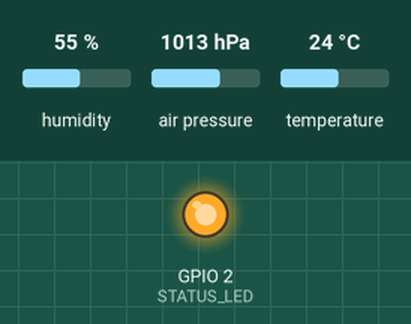
A sketch run on a simulated ESP32. Shown: output pins drawn as LEDs (lit = HIGH). Wiring (inferred from the names in the program): BME280 sensor at I2C address 0x76. Inputs (shaded band) come from the test bench; at power-on: humidity 55 %, air pressure 1013 hPa, temperature 24 °C. WiFi joins after 1.5 s; servers stay silent unless stated; uploads are accepted with an empty reply; pins used as bus, display or sensor lines are not drawn; what the sketch prints to the serial monitor is not drawn. At 3.9 s the program puts the board to deep sleep or switches it off; the recording ends there.

Above: at 0.05 s.
At 1.2 s:
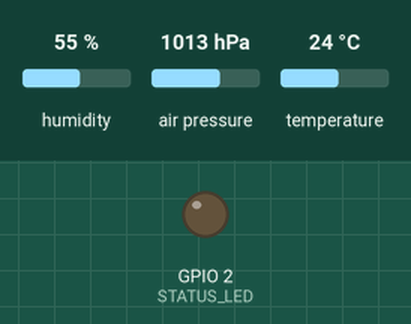
Timing chart, 0 to 3.0 s (numbered marks = the images above):
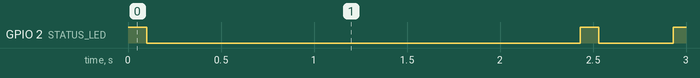

Measured:
- by itself, GPIO 2 (STATUS_LED): LOW → HIGH at 0.00 s, → LOW 0.10 s later, → HIGH 2.3 s later, → LOW 0.10 s later, … (8 changes in this stretch)

The sketch:

esp32_weatherStation_pub.ino
```cpp
#include <Wire.h>  //Handles I2C electrical signal timing (SDA/SCL)
#include <WiFi.h>       //Contorls ESP32 internal radio hardware
#include <HTTPClient.h> //Formats gathered data into web language for adafruit


#define SENSOR_POWER 23 //Use ESP32 GPIO 23 as a power switch to the BME280 sensor
#define STATUS_LED 2    //GPIO 2 is connected to blue led on ESP32

//Hardware addresses (From Bosch BME280 Datasheet)
#define BME280_ADDR 0x76  //The I2C address of the BME280 sensor on the bus
#define ID_REG 0xD0       //Register 0xD0 contains the Chip ID (should be 0x60)
#define CALIB_START 0x88  // Start of Temp/Press calibration data
#define DIG_H1_REG 0xA1   // Humidity constant 1 is at a separate address
#define DIG_H2_REG 0xE1   // Humidity constants 2-6 start here
#define CTRL_HUM 0xF2     // Humidity oversampling control
#define CTRL_MEAS 0xF4    // Mode and Temp/Press oversampling control
#define PRESS_DATA 0xF7   // Pressure data starts first in the burst read

// --- USER CREDENTIALS ---
const char* ssid = "YOUR_WIFI_NAME";        //Wifi name
const char* password = "YOUR_WIFI_PASSWORD"; // Wifi password

const char* aio_user = "YOUR_ADAFRUIT_USERNAME"; // Adafruit Username
const char* aio_key = "YOUR_ADAFRUIT_IO_KEY";  // API Key

// --- Calibration constants Storage ---
uint16_t dig_T1;
int16_t dig_T2, dig_T3;
uint16_t dig_P1;
int16_t dig_P2, dig_P3, dig_P4, dig_P5, dig_P6, dig_P7, dig_P8, dig_P9;
uint8_t dig_H1, dig_H3;
int8_t dig_H6;
int16_t dig_H2, dig_H4, dig_H5;

// We need t_fine for Humidity and Pressure math
int32_t t_fine;  //shared value used to compensate Humidity and Pressure

const uint64_t uS_TO_S_FACTOR = 1000000ULL; //Conversion factor: Microseconds to Seconds
const uint64_t SECONDS_TO_SLEEP = 1800;        //Desired sleep time in seconds

void setup() {
    Serial.begin(115200);  //Start Serial communication at 115200 bits per second

    //Blink status led to confirm code has booted
    pinMode(STATUS_LED, OUTPUT);
    digitalWrite(STATUS_LED, HIGH);
    delay(100);
    digitalWrite(STATUS_LED, LOW);

    //Power up the sensor ---
    //configure SENSOR_OUTPUT(23) pin as low impedence OUTPUT to provide VCC to BME280
    pinMode(SENSOR_POWER, OUTPUT);
    digitalWrite(SENSOR_POWER, HIGH);   //set GPIO 23 to 3.3V (Logic HIGH)
    delay(10);  //short delay to let the sensor capacitors power up and stabilize

    Wire.begin(21, 22);    //Initialize I2C: SDA on GPIO 21, SCL on GPIO 22

    //Wake up ESP32 radio before requesting any data from BME280 sensor
    WiFi.begin(ssid, password); //Start handshake with wifi;
    Serial.print("Connecting to WiFi");

    int wifi_timeout = 0; //Create a safety counter to prevent battery waste
    //While we arent connected and number of attempts is less than 20
    while(WiFi.status()!= WL_CONNECTED && wifi_timeout < 20) {
        delay(500);     //Wait 0.5 seconds between attempts
        Serial.print(".");  //Print a dot so we know ESP32 is attempting connection
        wifi_timeout++; //Count attemps
    }

    //Check if connection was succesfull
    if(WiFi.status() == WL_CONNECTED) {
        Serial.println("\nWiFi Online!");
    }else {
        Serial.println("\nWiFi Connection failed");
    }

    // Step 1. Verify hardware (The Handshake between devices)
    Wire.beginTransmission(BME280_ADDR);    //Put the address 0x76 on the wires
    Wire.write(ID_REG);                     //Tell the sensor we want to look at registter 0xD0
    byte error = Wire.endTransmission();    //Stop talking and check for ACK (Acknowledge)

    if (error == 0) {  //If the sensor is acknowledged
        Wire.requestFrom(BME280_ADDR, 1);   //Ask the sensor to send 1 byte at 0xD0
        if (Wire.available()){             //Check if that byte actually reached the ESP32 buffer
            byte id = Wire.read();          //Pull the byte out of and into 'id'
            Serial.print("Chip ID found: 0x");
            Serial.println(id, HEX);        //Should print 0x60
        }
    } else {
        //If error is not 0, there is a wiring or power issue
        Serial.print("Hardware Check Failed. Error code");
        Serial.println(error);

        // rapid strobe to visually indicate ESP32/BME280 handshake failure
        for(int i = 0; i < 20; i++) {
            digitalWrite(STATUS_LED, !digitalRead(STATUS_LED));
            delay(100);
        }
        // FAIL-SAFE: Power down the sensor pin and sleep.
        digitalWrite(SENSOR_POWER, LOW);

        // Sleep for 30 mins so we can try again later
        uint64_t retry_sleep = 30ULL * 60 * 1000000;
        esp_sleep_enable_timer_wakeup(retry_sleep);

        Serial.println("Retrying when ESP32 exits deep sleep");
        Serial.flush();
        esp_deep_sleep_start();
    }


    //Step 2: Load Calibration Data
    //We need unique factory-burned constants to get accurate results
    Wire.beginTransmission(BME280_ADDR);    // talk to 0x76 again
    Wire.write(CALIB_START);                // point to the first calibration register
    Wire.endTransmission();                 // send the pointer
    delay(10);

    //We request 24 bytes in a Burst Read (Temp and Pressure constants)
    Wire.requestFrom(BME280_ADDR, 24);

    if (Wire.available() == 24) {
        // We reassemble 8-bit registers into 16-bit integers using bit-shifting
        // The sensor is "Little Endian" (Least Significant Byte comes first)
        //I2C can only read 1 byte (8-bits) at a time, so we must read the first byte
        //shif, then read the second byte and shift it 8 to the left, then using the
        //or (|) operator you can store a 16-bit digit.
        dig_T1 = Wire.read() | (Wire.read() << 8);
        dig_T2 = Wire.read() | (Wire.read() << 8);
        dig_T3 = Wire.read() | (Wire.read() << 8);
        dig_P1 = Wire.read() | (Wire.read() << 8);
        dig_P2 = Wire.read() | (Wire.read() << 8);
        dig_P3 = Wire.read() | (Wire.read() << 8);
        dig_P4 = Wire.read() | (Wire.read() << 8);
        dig_P5 = Wire.read() | (Wire.read() << 8);
        dig_P6 = Wire.read() | (Wire.read() << 8);
        dig_P7 = Wire.read() | (Wire.read() << 8);
        dig_P8 = Wire.read() | (Wire.read() << 8);
        dig_P9 = Wire.read() | (Wire.read() << 8);
        Serial.println("Calibration constants loaded successfully. ");
    }

    // --- Step 2.5: Load Humidity Calibration Constants ---

    // Read H1 (it's in its own lonely register)
    Wire.beginTransmission(BME280_ADDR);
    Wire.write(DIG_H1_REG); // 0xA1
    Wire.endTransmission();
    Wire.requestFrom(BME280_ADDR, 1);
    if(Wire.available()) dig_H1 = Wire.read();

    // Read H2 through H6 (these are in a block starting at 0xE1)
    Wire.beginTransmission(BME280_ADDR);
    Wire.write(DIG_H2_REG); // 0xE1
    Wire.endTransmission();
    Wire.requestFrom(BME280_ADDR, 7); // Request 7 bytes to cover H2-H6

    if (Wire.available() == 7) {
        dig_H2 = (int16_t)Wire.read() | ((int16_t)Wire.read() << 8);
        dig_H3 = (uint8_t)Wire.read();

        // This part is tricky! H4 and H5 share a byte in the middle.
        int8_t m1 = Wire.read(); // E4
        int8_t m2 = Wire.read(); // E5
        int8_t m3 = Wire.read(); // E6

        dig_H4 = ((int16_t)m1 << 4) | (m2 & 0x0F);
        dig_H5 = ((int16_t)m3 << 4) | (m2 >> 4);
        dig_H6 = (int8_t)Wire.read(); // E7
        Serial.println("Humidity constants loaded.");
    }

    // Step 3: Configure sensor settings (Wake it up) ----
    //Before reading data, we must tell the sensor to wake up and start measuring

    // Set Humidity Oversampling (Register 0xF2) first, otherwise data wont be read
    Wire.beginTransmission(BME280_ADDR);    //open communication with sensor
    Wire.write(CTRL_HUM); // set cursor 0xF2
    Wire.write(0x01);     // Humidity oversampling x1
    Wire.endTransmission();

    //After Humidity sampling is set, move to general data sampling address at 0xF4
    Wire.beginTransmission(BME280_ADDR);  //Start a new "write" conversation
    Wire.write(CTRL_MEAS);                //Point to the Control Measurements register
    //0x3F binary is 001 111 11:
    // 001 = Temp oversampling x1 | 111 = Pressure oversampling x16 | 11 = Normal Mode/Always on
    Wire.write(0x3F);        //Write 0x3F to the register to wake it up in the proper measurement mode
    Wire.endTransmission();  //Finish the configuration command


    //MEASURING DATA - next section would be in a loop() block, however when implementing
    //                 the deep sleep mode we must run the entire setup code each cycle

    //Step 1: It takes about 10-50ms for the heater and sensors inside to finish a reading.
    delay(100);

    // STEP 2: Position the cursor ---
    Wire.beginTransmission(BME280_ADDR);    //Start a new write conversation
    Wire.write(PRESS_DATA);                 //Set cursor to beginning of of data registeer at 0xF7
    Wire.endTransmission();                 //End Transmission

    //Step 2: It takes about 10-50ms for the heater and sensors inside to finish a reading.
    delay(100);

    //Step 3: Data Harvest
    //We request 8 bytes: 3 for Pressure, 3 for Temp, 2 for Humdidity.
    Wire.requestFrom(BME280_ADDR, 8);

    if (Wire.available() >= 8) {  //Ensure we received all 8 bytes
        //Step 4: Reconstruct raw data

        //Pressure data (bytes 1,2,3)
        long p_msb = Wire.read();     //Most significant Byte (8 bits)
        long p_lsb = Wire.read();     //Middle Byte (8 bits)
        long p_xlsb = Wire.read();    //Least Significant Byte (remaining 4 bits)

        //Shift msb 12 bits, LSB 4 bits, and grab the top 4 bits of XLSB to make 20 bits
        long rawP = (p_msb << 12) | (p_lsb << 4) | (p_xlsb >> 4);

        // TEMPERATURE (Bytes 3, 4, 5)
        long t_msb = Wire.read();
        long t_lsb = Wire.read();
        long t_xlsb = Wire.read();
        long rawT = (t_msb << 12) | (t_lsb << 4) | (t_xlsb >> 4);

        // HUMIDITY (Bytes 6, 7)
        long h_msb = Wire.read();
        long h_lsb = Wire.read();
        long rawH = (h_msb << 8) | h_lsb; // Humidity is a simple 16-bit reconstruction

        //STEP 5: Use BOSCH's sensor formulas to calculate accurate measurements
        //for pressure, temperature, and humdity

        // 5A: Temperature (Must be done first because t_fine is needed for P and H)
        double var1T = (((double)rawT) / 16384.0 - ((double)dig_T1) / 1024.0) * ((double)dig_T2);
        double var2T = ((((double)rawT) / 131072.0 - ((double)dig_T1) / 8192.0) *
                       (((double)rawT) / 131072.0 - ((double)dig_T1) / 8192.0)) * ((double)dig_T3);

        t_fine = (int32_t)(var1T + var2T); // t_fine is the calibrated "Global Heat" of the chip
        float tempC = (t_fine / 5120.0);
        float tempF = (tempC * 1.8) + 32.0;

        // 5B: Pressure (Converted to hPa/millibars)
        double var1P = ((double)t_fine / 2.0) - 64000.0;
        double var2P = var1P * var1P * ((double)dig_P6) / 32768.0;
        var2P = var2P + var1P * ((double)dig_P5) * 2.0;
        var2P = (var2P / 4.0) + (((double)dig_P4) * 65536.0);
        var1P = (((double)dig_P3) * var1P * var1P / 524288.0 + ((double)dig_P2) * var1P) / 524288.0;
        var1P = (1.0 + var1P / 32768.0) * ((double)dig_P1);

        double p = 1048576.0 - (double)rawP;
        p = (p - (var2P / 4096.0)) * 6250.0 / var1P;
        var1P = ((double)dig_P9) * p * p / 2147483648.0;
        var2P = p * ((double)dig_P8) / 32768.0;
        float pressureHPa = (float)((p + (var1P + var2P + ((double)dig_P7)) / 16.0) / 100.0);

        // 5C: Humidity (%)
        double h = (((double)t_fine) - 76800.0);
        h = (rawH - (((double)dig_H4) * 64.0 + ((double)dig_H5) / 16384.0 * h)) *
            (((double)dig_H2) / 65536.0 * (1.0 + ((double)dig_H6) / 67108864.0 * h *
            (1.0 + ((double)dig_H3) / 67108864.0 * h)));
        h = h * (1.0 - ((double)dig_H1) * h / 524288.0);
        float humidity = (float)(h < 0 ? 0 : (h > 100 ? 100 : h)); // Clamp between 0-100%

        // --- STEP 6: OUTPUT RESULTS ---
        Serial.print("Temp: "); Serial.print(tempF); Serial.print(" F | ");
        Serial.print("Humidity: "); Serial.print(humidity); Serial.print(" % | ");
        Serial.print("Pressure: "); Serial.print(pressureHPa); Serial.println(" hPa");

        //Only upload climate data if WiFi connection was successful
        if(WiFi.status() == WL_CONNECTED) {
            sendToAdafruit("temperature", tempF);
            sendToAdafruit("humidity", humidity);
            sendToAdafruit("pressure", pressureHPa);
        }

        //Blink status led 3 times to confirm successful measurement
        for(int i = 0; i < 3; i++) {
            digitalWrite(STATUS_LED, HIGH);
            delay(100);  // Longer blink for success
            digitalWrite(STATUS_LED, LOW);
            delay(400);  // Short gap between blinks
        }

    }

    //Ensure radio/wifi is shut off before enetering deep sleep
    WiFi.disconnect(true);  //Disconnect form network
    WiFi.mode(WIFI_OFF);    //Switch off radio hardware
    btStop();               //Ensure blutooth is also off

    //Rather than using delay which keeps the device active and draws ~80-150mA,
    // we use sleep mode which only keeps on the RTC which draws ~80-150microAmps.

    digitalWrite(SENSOR_POWER, LOW);     //manually set Sensor VCC to LOW to cutoff power
    esp_sleep_enable_timer_wakeup(SECONDS_TO_SLEEP * uS_TO_S_FACTOR);
    Serial.flush(); // Ensure the Serial message actually finishes sending
    esp_deep_sleep_start();
}

void loop() {
    //empty, all looped code is run in the setup section
}

void sendToAdafruit (String feedName, float value) {
    HTTPClient http; //Step 1: create client object to handle web connection

    //Step 2: Construct destination address using username and feedname into web address
    String url = "https://io.adafruit.com/api/v2/" + String(aio_user) + "/feeds/" + feedName + "/data";

    http.begin(url);    //Step 3: Begin connection to the url
    //Step 4: Set the identification headers
    //Content-type tells the server we are sending JSON data
    http.addHeader("Content-Type", "application/json");
    http.addHeader("X-AIO-Key", aio_key);

    //Step 5: Package the data into JSON format {"value":"____"}
    String httpRequestData = "{\"value\":\"" + String(value) + "\"}";

    //Step 6: Send the POST request  and store the result in "httpResponseCode" to see if it worked
    int httpRequestCode = http.POST(httpRequestData);

    //Step 7: Print result to serial moniter for debugging
    // 200=success, 401=wrong key, 404=feed not found
    Serial.print("Cloud Push[");
    Serial.print(feedName);
    Serial.print("] Result: ");
    Serial.println(httpRequestCode);

    //Close connection to free ESP32 memoery
    http.end();

}
```
